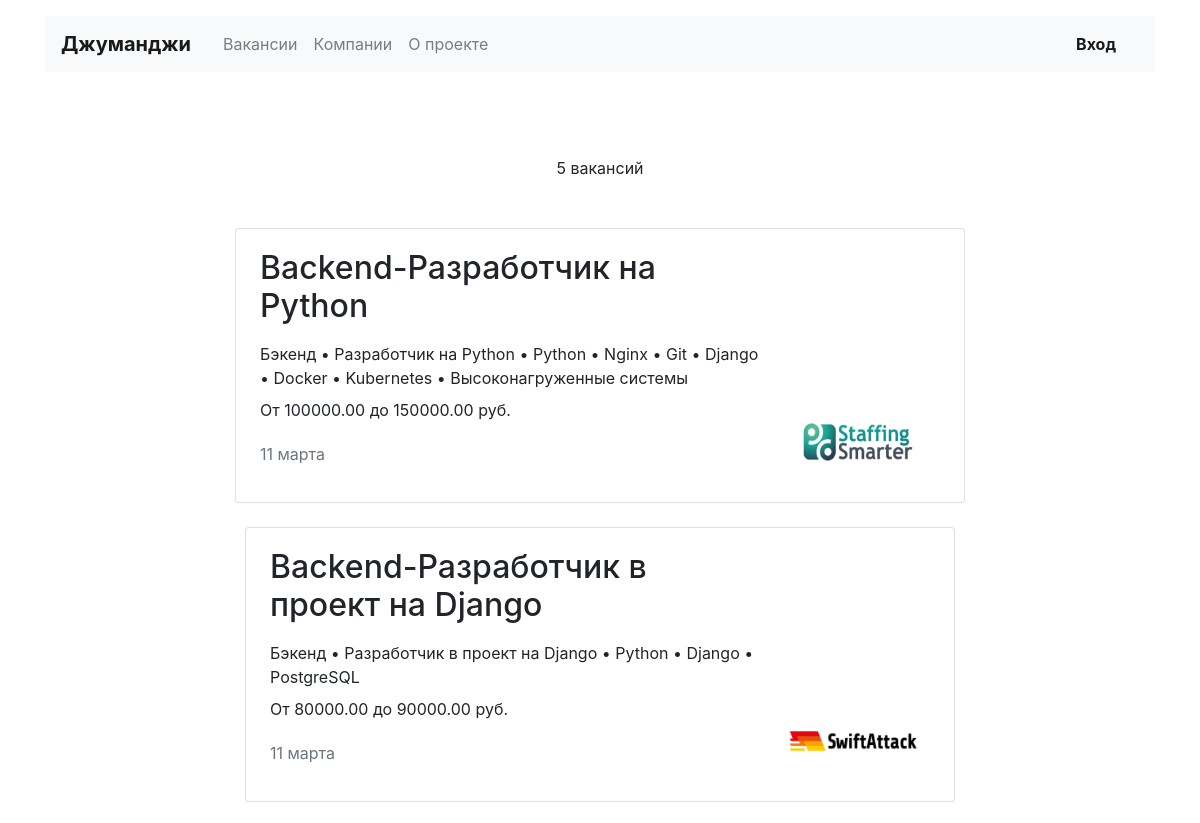
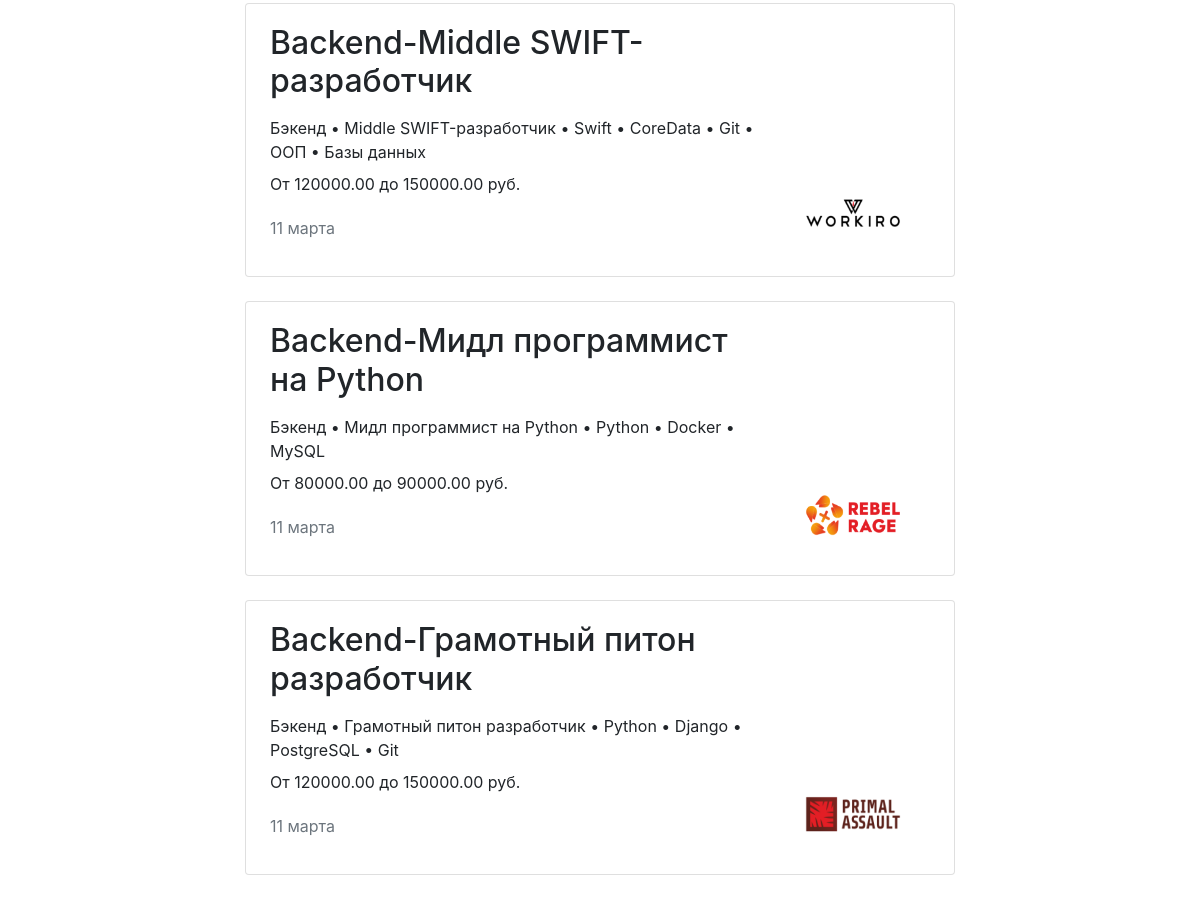
Page /vacancies/cat/backend/ on the earlier database version (2 pictures, top to bottom).
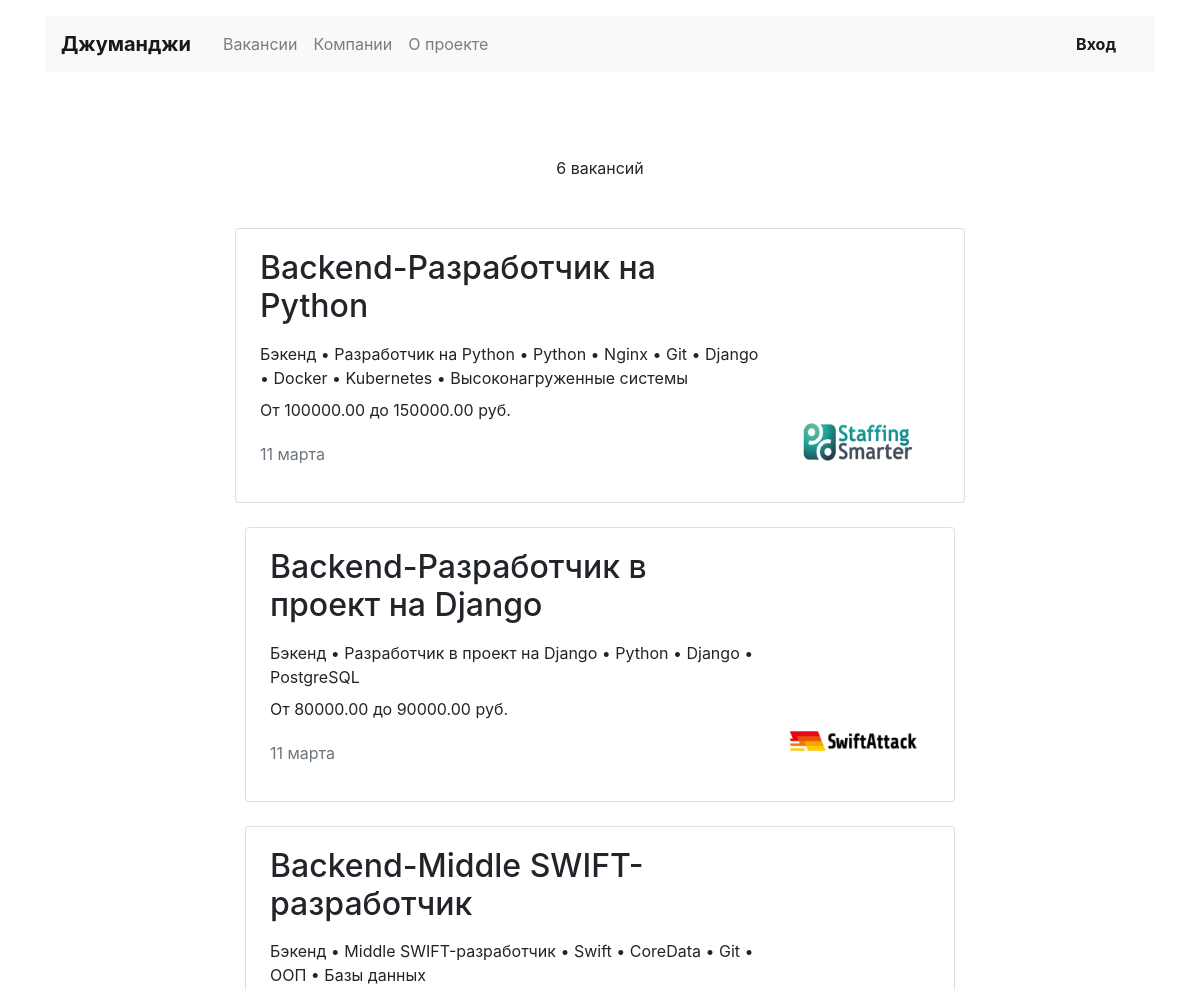
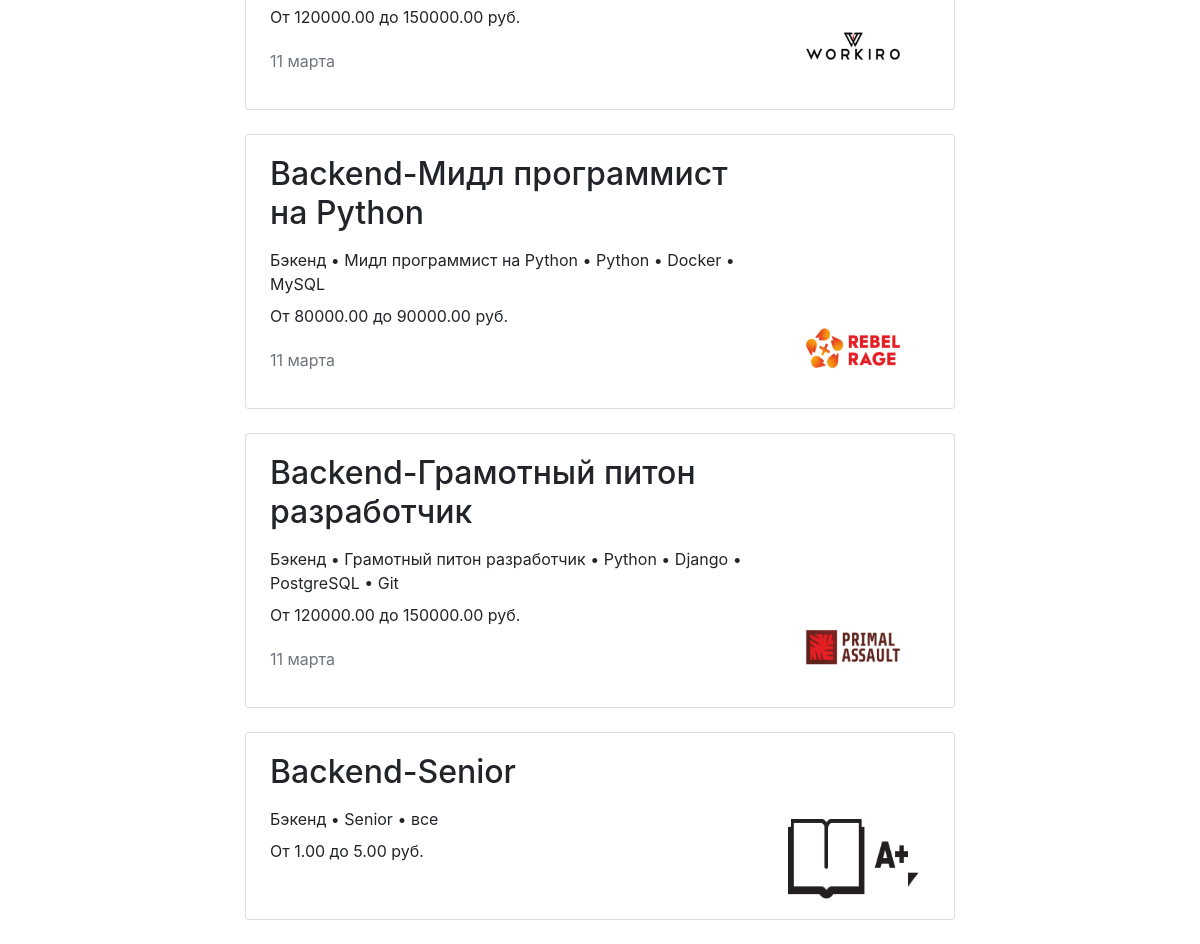
Same page on the later database version (2 pictures, top to bottom).
### vacancies/models.py (models this page shows, shortened)
class Vacancy(models.Model):
    title = models.CharField(max_length=15)
    specialty = models.ForeignKey(Specialty, related_name="vacancies", on_delete=models.CASCADE)
    company = models.ForeignKey(Company, related_name="vacancies", on_delete=models.CASCADE)
    skills = models.CharField(max_length=225)
    description = models.TextField()
    salary_min = models.DecimalField(max_digits=20, decimal_places=2)
    salary_max = models.DecimalField(max_digits=20, decimal_places=2)
    published_at = models.DateField(null=True)
    class Meta:
        verbose_name_plural = 'Vacancies'

class Specialty(models.Model):
    code = models.CharField(max_length=30)
    title = models.CharField(max_length=30)
    picture = models.ImageField(upload_to='images/pics/')
    pass
    class Meta:
        verbose_name_plural = 'Specialties'

class Company(models.Model):
    name = models.CharField(max_length=50)
    location = models.CharField(max_length=30)
    logo = models.ImageField(upload_to='images/logo/')
    description = models.TextField()
    employee_count = models.IntegerField()
    owner = models.OneToOneField(User, null=True, on_delete=models.PROTECT, related_name='company')
    class Meta:
        verbose_name_plural = 'Companies'

### vacancies/views.py (the view)
# urls.py: path('vacancies/cat/<str:specialty_code>/', VacancyCatView.as_view(), name='vacancy_by_specialization'),
class VacancyCatView(TemplateView):
    model = Vacancy
    model = Specialty
    template_name = 'vacancy_cat.html'
    def get_context_data(self, specialty_code, **kwargs):
        context = super().get_context_data()
        specialty = get_object_or_404(Specialty, code=specialty_code)
        context['vacancies'] = Vacancy.objects.filter(specialty=specialty).select_related('company', 'specialty')
        context['title'] = specialty.title
        return context

### vacancies/templates/vacancy_cat.html
{% extends 'base.html' %}
{% block content %}
  <main class="container mt-3">
    <section>
      <h1 class="h1 text-center mx-auto mt-4 pt-5" style="font-size: 70px;"><strong>{{ vacancy.specialty.title }}</strong></h1>
        <p class="text-center pt-1">{{ vacancies.count }} вакансий</p>
      <div class="row mt-5">{% for vacancy in vacancies %}
        <div class="col-12 col-lg-8 offset-lg-2 m-auto">
          <div class="card mb-4">
            <div class="card-body px-4">
              <div class="row">
                <div class="col-12 col-md-8 col-lg-9">
                  <h2 class="h2 pb-2">{{ vacancy.specialty.code|capfirst}}-{{ vacancy.title }}</h2>
                  <p class="mb-2">{{ vacancy.specialty.title }} • {{ vacancy.title|capfirst }} • {{ vacancy.skills|join:"" }}</p>
                  <p>От {{ vacancy.salary_min }} до {{ vacancy.salary_max }} руб.</p>
                  <p class="text-muted pt-1">{{ vacancy.published_at|date:'d E' }}</p>
                </div>
                <div class="col-12 col-md-4 col-lg-3 d-flex align-items-end">
                  <a href="/vacancies/{{ vacancy.id }}"><img src="{{ MEDIA_URL }}{{ vacancy.company.logo.url }}" width="130" height="80" alt=""></a>
                </div>
              </div>
            </div>
          </div>
          </div>
        </div>{% endfor %}
    </section>
  </main>
   {% endblock  %}

Differences in the rows shown:
added Vacancy: specialty.code "Backend", title "Senior", specialty "Бэкенд", skills "все", salary_min "1.00", salary_max "5.00", company.logo (picture)
Other differences:
{{ vacancies.count }}: "5" → "6"
